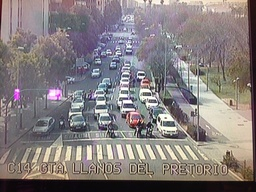
#> input picture op_geom/input/1487792439_424556_1487792929_noticia_normal.jpg, 256 x 192 px, shrunk from 770 x 578 before the run; its folder holds only this picture in this run
$ python ejercicio2.py
#> lines starting #> are read from the running program, lines starting #| are printed output that depends on the picture
import cv2
import os
import numpy as np
import math

def ces_affine(img,matrix,tam):
    A=matrix[0:2,0:2]
    B=matrix[0:2,2:3]
    out=np.zeros(shape=tam,dtype=np.uint8)
    for f in range(len(img[0][0])):
        for j in range(img.shape[0]):
            for k in range(img.shape[1]):
                tmp=(np.dot(A,np.array([[j],[k]])))+B
                x=math.floor(tmp[0][0])
                y=math.floor(tmp[1][0])
                if(not((x>=tam[0] or x<0)or(y>=tam[1] or y<0))):
                    out[x][y][f]=img[j][k][f]
    return (out)

def op_rotar(img,angle):
    if img is not None:
        filas, cols = img.shape[0], img.shape[1]
        M = cv2.getRotationMatrix2D((cols/2,filas/2),-angle,1)
        out=ces_affine(img,M,(filas,cols,3))
        return(out)
    else:
        return(None)

def op_escala(img,alto,ancho):
    if img is not None:
        filas, cols = img.shape[0], img.shape[1]
        M = np.float32([[ancho/cols,0,0],[0,alto/filas,0]])
        out=ces_affine(img,M,(ancho,alto,3))
        return(out)
    else:
        return(None)

def op_trasl(img,tx,ty):
    if img is not None:
        filas, cols = img.shape[0], img.shape[1]
        M = np.float32([[1,0,tx],[0,1,ty]])
        out=ces_affine(img,M,(filas,cols,3))
        return(out)
    else:
        return(None)

def op_shear(img,shx,shy):
    if img is not None:
        filas, cols = img.shape[0], img.shape[1]
        M = np.float32([[1,shy,0],[shx,1,0]])
        out=ces_affine(img,M,(filas,cols,3))
        return(out)
    else:
        return(None)


def run_rot(folder,angle):
    #Procesamos todos los elementos de la carpeta indicada
#> called with folder = './input', angle = 45
    for filename in os.listdir(folder):
        img = cv2.imread(os.path.join(folder,filename))
#> img is the input picture: shape (192, 256, 3); mean B, G, R 125.4, 125.2, 132.8
        out=op_rotar(img,angle)
#> the loop in ces_affine, `for f in range(len(img[0][0])):` made 3 passes
#> after the loop in ces_affine, `for f in range(len(img[0][0])):`:
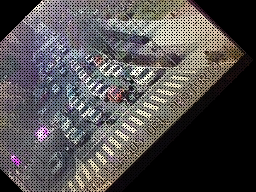
#> out: shape (192, 256, 3); mean B, G, R 80.4, 79.8, 83.1
        if out is not None:
            cv2.imwrite('./out/ceout2_rot'+str(angle)+'_'+filename,out)
            print("Imagen Transformada")

def run_escal(folder,a,an):
    #Procesamos todos los elementos de la carpeta indicada
    for filename in os.listdir(folder):
        img = cv2.imread(os.path.join(folder,filename))
        out=op_escala(img,a,an)
#> call 2 of ces_affine, with matrix = array of shape (2, 3), tam = (200, 200, 3)
#> the loop in ces_affine (call 2), `for f in range(len(img[0][0])):` made 3 passes
#> after the loop in ces_affine (call 2), `for f in range(len(img[0][0])):`:
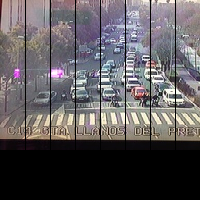
#> out: shape (200, 200, 3); mean B, G, R 91.6, 88.8, 93
        if out is not None:
            cv2.imwrite('./out/ceout2_esc'+str(a)+'-'+str(an)+'_'+filename,out)
            print("Imagen Transformada")

def run_trasl(folder,tx,ty):
    #Procesamos todos los elementos de la carpeta indicada
    for filename in os.listdir(folder):
        img = cv2.imread(os.path.join(folder,filename))
        out=op_trasl(img,tx,ty)
#> call 3 of ces_affine, with matrix = array of shape (2, 3), tam = (192, 256, 3)
#> the loop in ces_affine (call 3), `for f in range(len(img[0][0])):` made 3 passes
#> after the loop in ces_affine (call 3), `for f in range(len(img[0][0])):`:
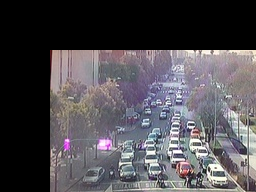
#> out: shape (192, 256, 3); mean B, G, R 80.9, 76.3, 79.2
        if out is not None:
            cv2.imwrite('./out/ceout2_tras'+str(tx)+'-'+str(ty)+'_'+filename,out)
            print("Imagen Transformada")

def run_shear(folder,shx,shy):
    #Procesamos todos los elementos de la carpeta indicada
    for filename in os.listdir(folder):
        img = cv2.imread(os.path.join(folder,filename))
        out=op_shear(img,shx,shy)
#> call 4 of ces_affine, with matrix = array of shape (2, 3), tam = (192, 256, 3)
#> the loop in ces_affine (call 4), `for f in range(len(img[0][0])):` made 3 passes
#> after the loop in ces_affine (call 4), `for f in range(len(img[0][0])):`:
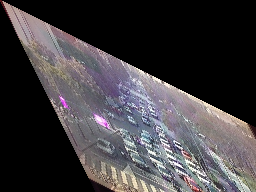
#> out: shape (192, 256, 3); mean B, G, R 64.8, 61.8, 64.9
        if out is not None:
            cv2.imwrite('./out/ceout2_shear'+str(shx)+'-'+str(shy)+'_'+filename,out)
            print("Imagen Transformada")

if __name__ == "__main__":
    run_rot('./input',45)
    run_escal('./input',200,200)
    run_trasl('./input',50,50)
    run_shear('./input',0.5,0.5)

$ run again, on op_geom/input/meme1.jpg
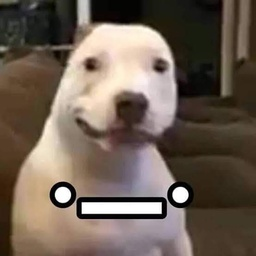
#> input picture op_geom/input/meme1.jpg, 256 x 256 px, shrunk from 554 x 554 before the run
#> in run_rot, img is the input picture: shape (256, 256, 3); mean B, G, R 84.3, 96.2, 110.3
#> the loop in ces_affine, `for f in range(len(img[0][0])):` made 3 passes
#> the loop in ces_affine (call 2), `for f in range(len(img[0][0])):` made 3 passes
#> the loop in ces_affine (call 3), `for f in range(len(img[0][0])):` made 3 passes
#> after the loop in ces_affine (call 3), `for f in range(len(img[0][0])):`:
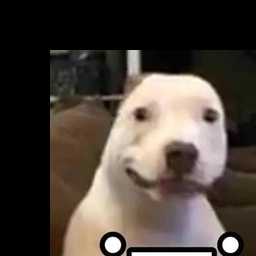
#> out: shape (256, 256, 3); mean B, G, R 59.5, 67.1, 76.1
#> the loop in ces_affine (call 4), `for f in range(len(img[0][0])):` made 3 passes
#> after the loop in ces_affine (call 4), `for f in range(len(img[0][0])):`:
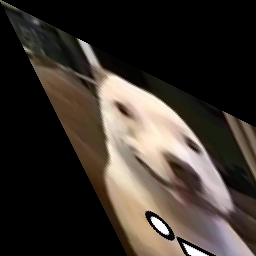
#> out: shape (256, 256, 3); mean B, G, R 45.5, 51.9, 59.4
